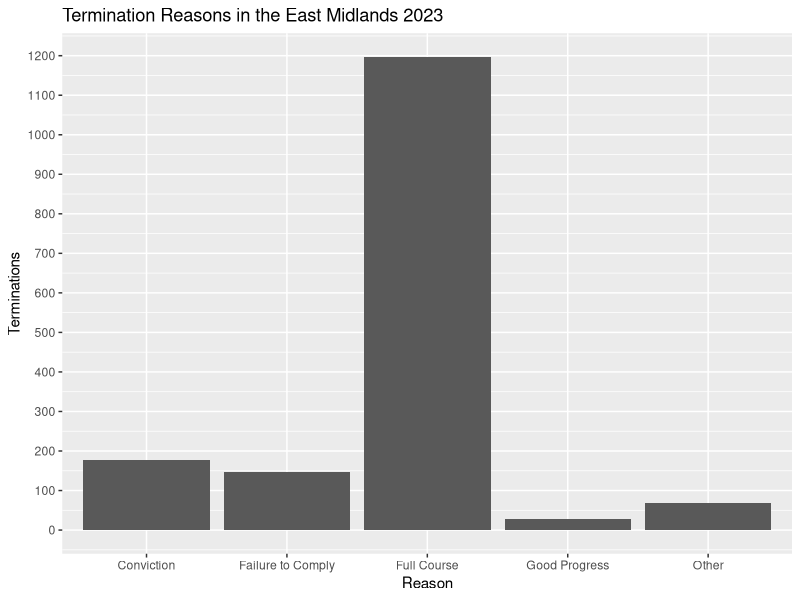

The R script that drew this image:
## ---- chunk 1
knitr::opts_chunk$set(echo = TRUE)
## ---- chunk 2
library(tidyverse)
# Add any other libraries here

demo <- tribble(
  ~REASON,             ~freq,
  "Other",             69,
  "Failure to Comply", 147,
  "Good Progress",     27,
  "Full Course",       1197,
  "Conviction",        177
)

ggplot(data = demo) +
  geom_bar(mapping = aes(x = REASON, y = freq), stat = "identity") +
  labs(title = "Termination Reasons in the East Midlands 2023", x = "Reason", y = "Terminations" ) +
  scale_y_continuous(breaks=seq(0,1250,by=100))
  



## ---- chunk 3
# load your data 




